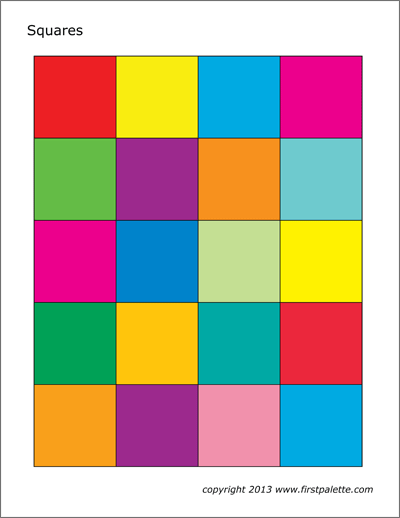
#> input picture squares-color.png, 400 x 518 px
$ python colourDetect.py   (older library calls are emulated)
#> lines starting #> are read from the running program, lines starting #| are printed output that depends on the picture
# https://www.codementor.io/@innat_2k14/image-data-analysis-using-numpy-opencv-part-1-kfadbafx6
if __name__ == '__main__':
    import imageio
    import matplotlib.pyplot as plt

    # %matplotlib inline

    pic = imageio.imread('squares-color.png')
#> pic is the input picture: shape (518, 400, 3); mean R, G, B 187.6, 172.7, 158.4
    plt.figure(figsize=(5, 5))
    plt.imshow(pic)

    # observate props
    print('Type of the image : ', type(pic))
#| Type of the image :  <class 'numpy.ndarray'>
    print()
    print("Shape of the image : {}".format(pic.shape))
#| Shape of the image : (518, 400, 3)
    print('Image Hight {}'.format(pic.shape[0]))
#| Image Hight 518
    print('Image Width {}'.format(pic.shape[1]))
#| Image Width 400
    print('Dimension of Image {}'.format(pic.ndim))
#| Dimension of Image 3
    print('Image size {}'.format(pic.size))
#| Image size 621600
    print('Maximum RGB value in this image {}'.format(pic.max()))
#| Maximum RGB value in this image 255
    print('Minimum RGB value in this image {}'.format(pic.min()))
#| Minimum RGB value in this image 0

    # specific pixel colour at rows, cols
    print(pic[400, 300])
#| [  0 170 226]
    # Image([109, 143, 46], dtype=uint8)

from PIL import Image

basewidth = 420
img = Image.open('squares-color.png')
print("W, H, before scale", img.size)
#| W, H, before scale (400, 518)
wpercent = (basewidth / float(img.size[0]))
#> wpercent = 1.05
hsize = int((float(img.size[1]) * float(wpercent)))
#> hsize = 543
img = img.resize((basewidth, hsize), Image.ANTIALIAS)
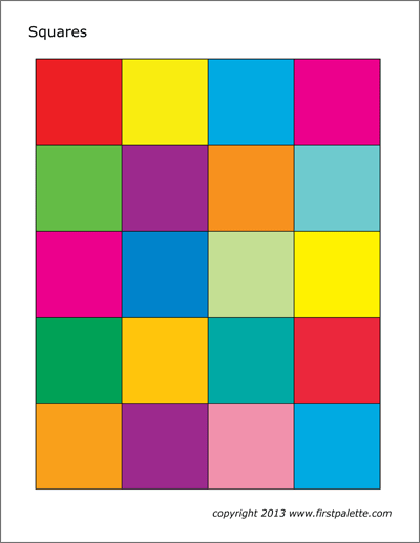
#> img: PIL image 420x543 P; mean R, G, B 187.7, 172.9, 158.5
img.save('scaled_image.png')
print("W, H, after scale", img.size)
#| W, H, after scale (420, 543)

# https://opensource.com/life/15/2/resize-images-python
# # https://code-maven.com/crop-images-using-python-pil-pillow
from PIL import ImageFont
from PIL import ImageDraw
import sys
import numpy as np
import pandas as pd
import cv2

in_file = 'scaled_image.png'
out_file = 'cropped_and_scaled.png'

img = Image.open(in_file)
width, height = img.size
#> width = 420; height = 543

# crop
# 10 pixels from the left
# 20 pixels from the top
# 30 pixels from the right
# 40 pixels from the bottom
print(">>", img.size)
#| >> (420, 543)
height_crop = (594-height) / 2
#> height_crop = 25.5
print("crop off both sides for A2", height_crop)
#| crop off both sides for A2 25.5
cropped = img.crop((0, -height_crop, width - 0, height + height_crop))
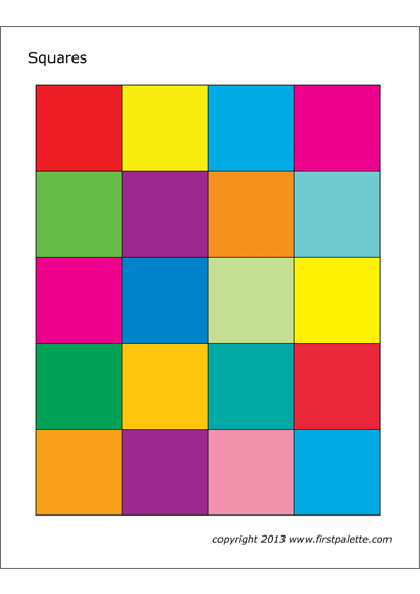
#> cropped: PIL image 420x594 P; mean R, G, B 193.5, 179.9, 166.8
cropped.save(out_file)
croppedImg = Image.open(out_file)
print("cropped img size", croppedImg.size)
#| cropped img size (420, 594)


# [31 lines of commented-out code are left out]
